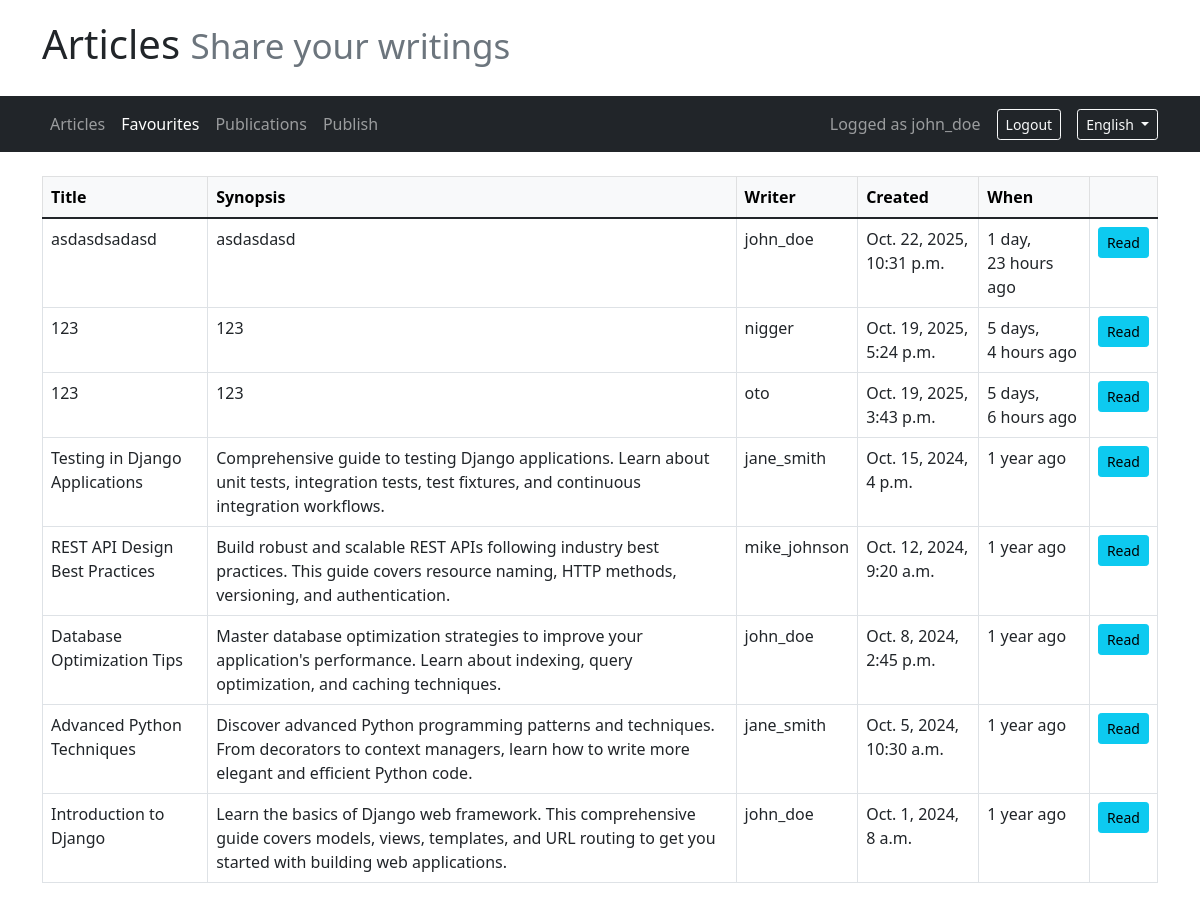
/en/favorite-articles/ (signed in), run on the app's committed database.
### core/models.py (models this page shows, shortened)
class Article(models.Model):
    title = models.CharField(max_length=64, null=False)
    author = models.ForeignKey(User, on_delete=models.CASCADE, null=False)
    created = models.DateTimeField(auto_now_add=True, null=False)
    synopsis = models.CharField(max_length=312, null=False)
    content = models.TextField(null=False)

### ex01/views/publications.py (the view)
class ArticleFavoriteView(ListView):
    model = Article
    template_name = "ex01/favourite_articles.html"
    def get_queryset(self):
        user = self.request.user
        if user.is_authenticated:
            return Article.objects.filter(userfavoritearticle__user=user).order_by('-created').all()
        raise PermissionDenied("Please login to view your favourite articles")

### ex03/context_processors.py (called while the page is built)
def login_form_processor(request):
    if not request.user.is_authenticated:
        return {'login_form': LoginForm()}
    return {}

### templates/ex01/favourite_articles.html
{% extends 'base.html' %}
{% load i18n %}
{% block content %}
    <table class="table table-bordered">
        <thead class="table-light">
            <tr>
                <th>{% trans "Title" %}</th>
                <th>{% trans "Synopsis" %}</th>
                <th>{% trans "Writer" %}</th>
                <th>{% trans "Created" %}</th>
                <th>{% trans "When" %}</th>
                <th></th>
            </tr>
        </thead>
        <tbody>
            {% for article in object_list %}
                <tr>
                    <td>{{ article.title }}</td>
                    <td>{{ article.synopsis }}</td>
                    <td>{{ article.author }}</td>
                    <td>{{ article.created|date:"N j, Y, P" }}</td>
                    <td>{{ article.created|timesince }} {% trans "ago" %}</td>
                    <td>
                        <a href="{% url 'article_detail' article.id %}" class="btn btn-info btn-sm">{% trans "Read" %}</a>
                    </td>
                </tr>
            {% endfor %}
        </tbody>
    </table>
{% endblock %}

### templates/ex03/menu.html (shortened to what this page needs)
{% load i18n %}
<nav class="navbar navbar-expand-lg navbar-dark bg-dark">
    <div class="container">
        <div class="collapse navbar-collapse" id="navbarNav">
            <ul class="navbar-nav me-auto">
                <li class="nav-item">
                    <a class="nav-link {% if request.resolver_match.url_name == 'articles' or request.resolver_match.url_name == 'home' %}active{% endif %}"
                       href="{% url 'articles' %}">{% trans "Articles" %}</a>
                </li>
                {% if user.is_authenticated %}
                    <li class="nav-item">
                        <a class="nav-link {% if request.resolver_match.url_name == 'favorite_articles' %}active{% endif %}"
                           href="{% url 'favorite_articles' %}">{% trans "Favourites" %}</a>
                    </li>
                    <li class="nav-item">
                        <a class="nav-link {% if request.resolver_match.url_name == 'publications' %}active{% endif %}"
                           href="{% url 'publications' %}">{% trans "Publications" %}</a>
                    </li>
                    <li class="nav-item">
                        <a class="nav-link {% if request.resolver_match.url_name == 'publish' %}active{% endif %}"
                           href="{% url 'publish' %}">{% trans "Publish" %}</a>
                    </li>
                {% else %}
                    <li class="nav-item">
                        <a class="nav-link {% if request.resolver_match.url_name == 'register' %}active{% endif %}"
                           href="{% url 'register' %}">{% trans "Register" %}</a>
                    </li>
                {% endif %}
            </ul>
            <div class="d-flex align-items-center">
                {% if user.is_authenticated %}
                    <span class="navbar-text me-3">{% trans "Logged as" %} {{ user.username }}</span>
                    <a href="{% url 'logout' %}" class="btn btn-outline-light btn-sm">{% trans "Logout" %}</a>
                {% endif %}
                <div class="ms-3">
                    {% get_current_language as LANGUAGE_CODE %}
                    {% get_available_languages as LANGUAGES %}
                    {% get_language_info_list for LANGUAGES as languages %}
                    <div class="dropdown">
                        <button class="btn btn-outline-light btn-sm dropdown-toggle" type="button" id="languageDropdown" data-bs-toggle="dropdown">
                            {% for language in languages %}
                                {% if language.code == LANGUAGE_CODE %}{{ language.name }}{% endif %}
                            {% endfor %}
                        </button>
                    </div>
                </div>
            </div>
        </div>
    </div>
</nav>

### data on the page
Article: title "asdasdsadasd", synopsis "asdasdasd", author "john_doe", created "Oct. 22, 2025, 10:31 p.m.", created "1 day, 23 hours"
Article: title "123", synopsis "123", author "nigger", created "Oct. 19, 2025, 5:24 p.m.", created "5 days, 4 hours"
Article: title "123", synopsis "123", author "oto", created "Oct. 19, 2025, 3:43 p.m.", created "5 days, 6 hours"
Article: title "Testing in Django Applications", synopsis "Comprehensive guide to testing Django applications. Learn about unit tests, integration tests, test fixtures, and continuous integration workflows.", author "jane_smith", created "Oct. 15, 2024, 4 p.m.", created "1 year"
Article: title "REST API Design Best Practices", synopsis "Build robust and scalable REST APIs following industry best practices. This guide covers resource naming, HTTP methods, versioning, and authentication.", author "mike_johnson", created "Oct. 12, 2024, 9:20 a.m.", created "1 year"
Article: title "Database Optimization Tips", synopsis "Master database optimization strategies to improve your application's performance. Learn about indexing, query optimization, and caching techniques.", author "john_doe", created "Oct. 8, 2024, 2:45 p.m.", created "1 year"
Article: title "Advanced Python Techniques", synopsis "Discover advanced Python programming patterns and techniques. From decorators to context managers, learn how to write more elegant and efficient Python code.", author "jane_smith", created "Oct. 5, 2024, 10:30 a.m.", created "1 year"
Article: title "Introduction to Django", synopsis "Learn the basics of Django web framework. This comprehensive guide covers models, views, templates, and URL routing to get you started with building web applications.", author "john_doe", created "Oct. 1, 2024, 8 a.m.", created "1 year"

### other printed values
{{ user.username }} "john_doe"
{{ language.name }} "English"
